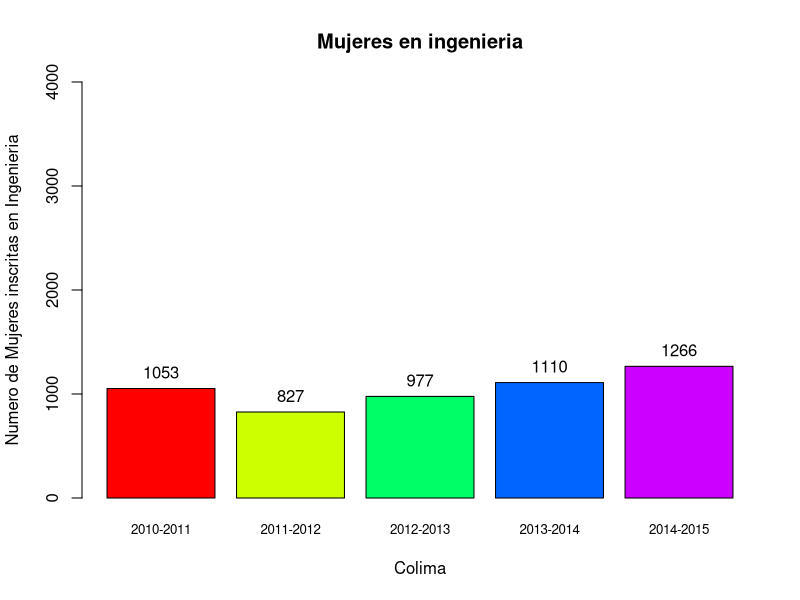

Source code (R): (Note: this script raises an error after producing the figure.)
getwd()
setwd("BigData/Zacatecas/BigData-Zacatecas/Big\ Data\ Zacatecas/sesion5")
all.scores <- read.csv("matriculaMujeresIngenieria.csv")
all.scores[,"X2010.2011"] #TRAE COLUMNAS


ciudad<-as.numeric(all.scores[6,]) #TraeFila
nombreEstado="Colima"
ciudad
Estado<-ciudad[2:6]
Estado
par(mfrow=c(1,1))

grafica<-barplot(Estado, main="Mujeres en ingenieria",col=rainbow(5),xlab=nombreEstado,ylab = "Numero de Mujeres inscritas en Ingenieria", names.arg = c("2010-2011","2011-2012","2012-2013","2013-2014","2014-2015"),cex.names =0.8, ylim = c(0,4000)) 

text(grafica,Estado,labels = Estado,pos = 3, offset = 0.5,col = "black")

mean(zacatecas)

